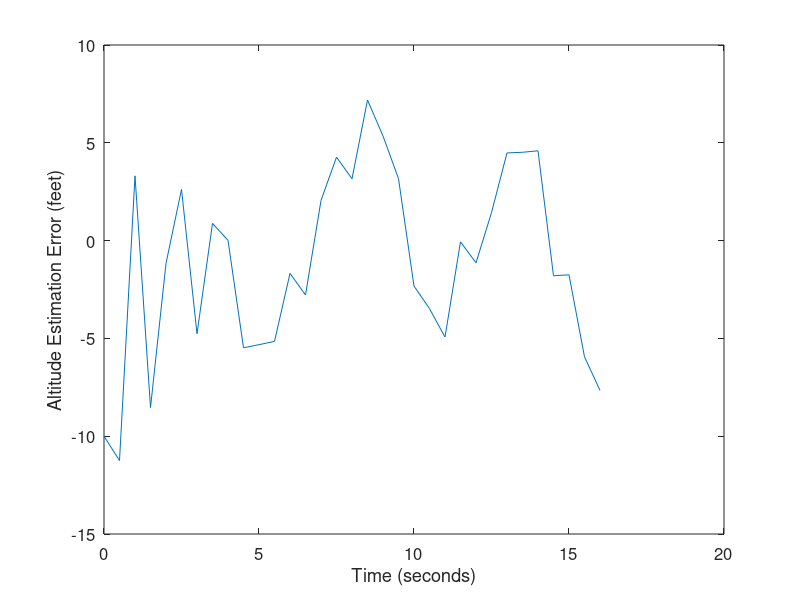
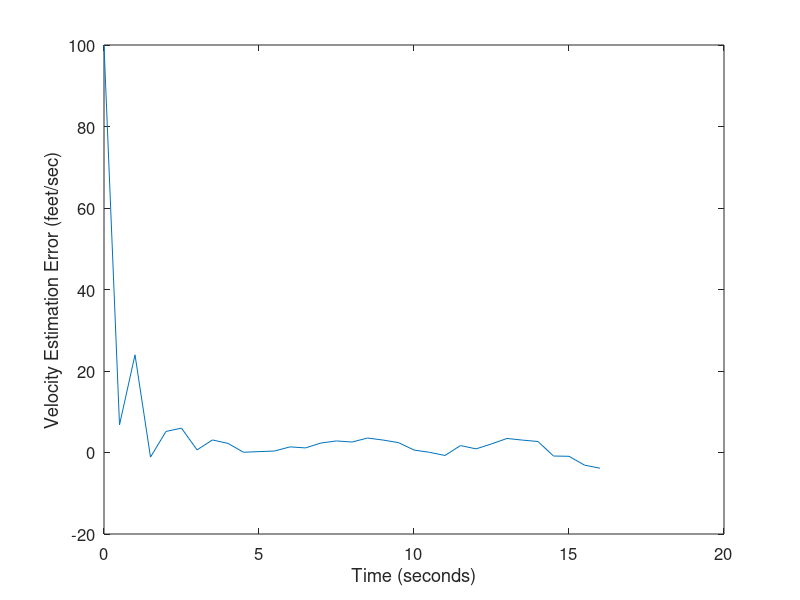
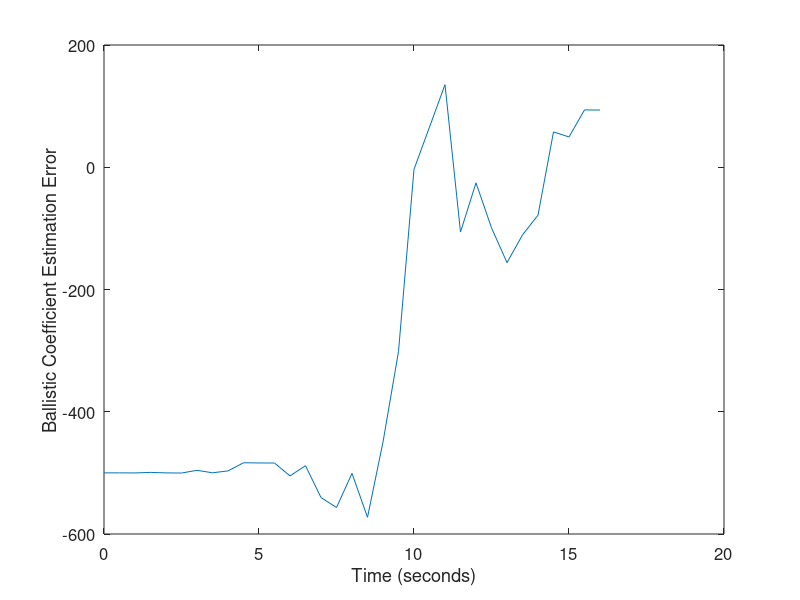
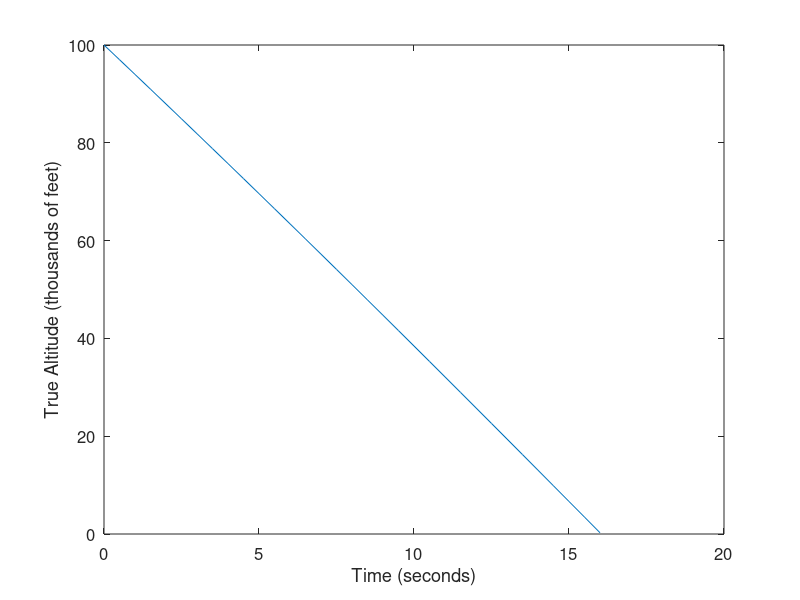

Source code (MATLAB) for these figures, in order:
function [AltErr, VelErr, BallErr] = HybridBody

% Hybrid extended Kalman filter example.
% Track a body falling through the atmosphere.
% Outputs are:
%   AltErr = RMS altitude estimation error
%   VelErr = RMS velocity estimation error
%   BallErr = RMS ballistic coefficient estimation error

rho0 = 0.0034; % lb-sec^2/ft^4
g = 32.2; % ft/sec^2
k = 22000; % ft
R = 100; % measurement variance (ft^2)

x = [100000; -6000; 2000]; % initial state
xhat = [100010; -6100; 2500]; % initial state estimate
H = [1 0 0]; % measurement matrix

P = [500 0 0; 0 20000 0; 0 0 250000];
T = 0.5; % measurement time step
tf = 16; % simulation length
dt = tf / 40000; % time step for integration
xArray = x;
xhatArray = xhat;
for t = T : T : tf
   % Simulate the system.
   for tau = dt : dt : T
      xdot(1,1) = x(2);
      xdot(2,1) = rho0 * exp(-x(1)/k) * x(2)^2 / 2 / x(3) - g;
      xdot(3,1) = 0;
      x = x + xdot * dt;
   end
   % Simulate the measurement.
   z = H * x + sqrt(R) * randn;
   % Simulate the continuous-time part of the filter.
   for tau = dt : dt : T
      xhatdot(1,1) = xhat(2);
      xhatdot(2,1) = rho0 * exp(-xhat(1)/k) * xhat(2)^2 / 2 / xhat(3) - g;
      xhatdot(3,1) = 0;
      xhat = xhat + xhatdot * dt;
      F = [0 1 0; -rho0 * exp(-xhat(1)/k) * xhat(2)^2 / 2 / k / xhat(3) ...
            rho0 * exp(-xhat(1)/k) * xhat(2) / xhat(3) ...
            -rho0 * exp(-xhat(1)/k) * xhat(2)^2 / 2 / xhat(3)^2; ...
            0 0 0];
      Pdot = F * P + P * F';
      P = P + Pdot * dt;
   end
   % Simulate the discrete-time part of the filter.
   K = P * H' * inv(H * P * H' + R);
   xhat = xhat + K * (z - H * xhat);
   P = (eye(3) - K * H) * P * (eye(3) - K * H)' + K * R * K';
   % Save data for plotting.
   xArray = [xArray x];
   xhatArray = [xhatArray xhat];
end

% Plot data
close all;
t = 0 : T : tf;

figure;
plot(t, xArray(1,:) - xhatArray(1,:));
set(gca,'FontSize',12); set(gcf,'Color','White');
xlabel('Time (seconds)');
ylabel('Altitude Estimation Error (feet)');

AltErr = std(xArray(1,:) - xhatArray(1,:));
disp(['Hybrid EKF RMS altitude estimation error = ', num2str(AltErr)]);

figure;
plot(t, xArray(2,:) - xhatArray(2,:));
set(gca,'FontSize',12); set(gcf,'Color','White');
xlabel('Time (seconds)');
ylabel('Velocity Estimation Error (feet/sec)');

VelErr = std(xArray(2,:) - xhatArray(2,:));
disp(['Hybrid EKF RMS velocity estimation error = ', num2str(VelErr)]);

figure;
plot(t, xArray(3,:) - xhatArray(3,:));
set(gca,'FontSize',12); set(gcf,'Color','White');
xlabel('Time (seconds)');
ylabel('Ballistic Coefficient Estimation Error');

BallErr = std(xArray(3,:) - xhatArray(3,:));
disp(['Hybrid EKF RMS ballistic coefficient estimation error = ', num2str(BallErr)]);

figure;
plot(t, xArray(1,:)/1000);
set(gca,'FontSize',12); set(gcf,'Color','White');
xlabel('Time (seconds)');
ylabel('True Altitude (thousands of feet)');

figure;
plot(t, xArray(2,:));
set(gca,'FontSize',12); set(gcf,'Color','White');
xlabel('Time (seconds)');
ylabel('True Velocity (feet/sec)');